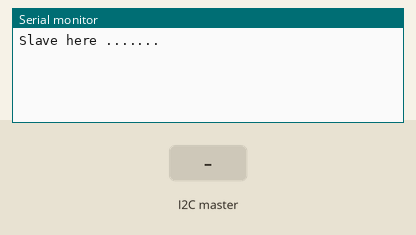
Simulated run of this sketch. Board: Arduino Uno, built with avr-gcc and run on an emulated ATmega328P. Parts: the last lines printed to the serial monitor. The test bench sets the inputs (shaded band).

Above: at 1.2 s.
1.3 s: the I2C master sends the byte 1
At 2.5 s:
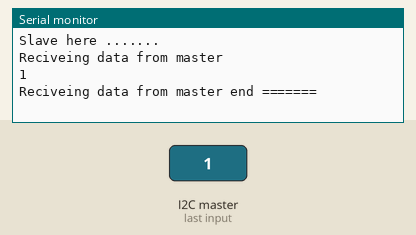
2.8 s: the I2C master sends the byte 0
At 3.7 s:
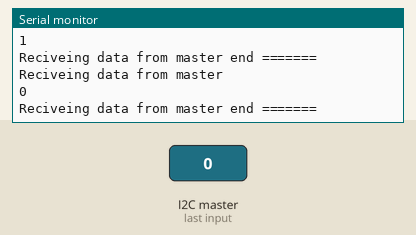

The sketch:

i2c-slave.ino
```cpp
#include <Wire.h>


// define  slave 12c address
#define SLAVE_ADDR 9

// define  slave answer size
#define ANSWERSIZE 5

String answer="Hello";

void setup() {
  // when we give address means intialize as slave
  Wire.begin(SLAVE_ADDR);

  // funcation to run when data requested from master
  Wire.onRequest(requestEvent);

  // funcation to run when data recived from master
  Wire.onReceive(reciveEvent);

  Serial.begin(9600);
  Serial.println("Slave here .......");

}

void reciveEvent(){
  Serial.println("Reciveing data from master");
    // read while data received
  while (0 < Wire.available()) {
    byte x = Wire.read();
    Serial.println(x);
  }
  Serial.println("Reciveing data from master end =======");

}

void requestEvent(){
  Serial.println("Request data from master");
  byte response[ANSWERSIZE];
    // format answer as array
    for (byte i = 0; i < ANSWERSIZE; i++) {
      response[i] = (byte)answer.charAt(i);
    }

    // send response back to master
    Wire.write(response, sizeof(response));

  Serial.println("Data sended to master");

}


void loop() {
  delay(100);
}
```

Measured:
- after the input at 1.3 s, the serial monitor: prints a new line at once (image 1)
- after the input at 2.8 s, the serial monitor: prints a new line at once (image 2)
